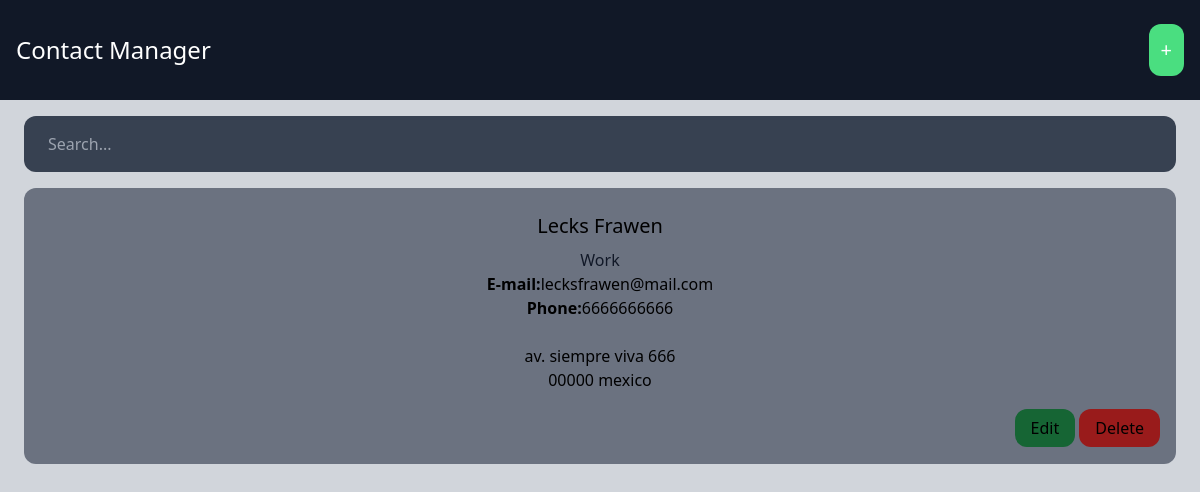
The app's page /, older data.
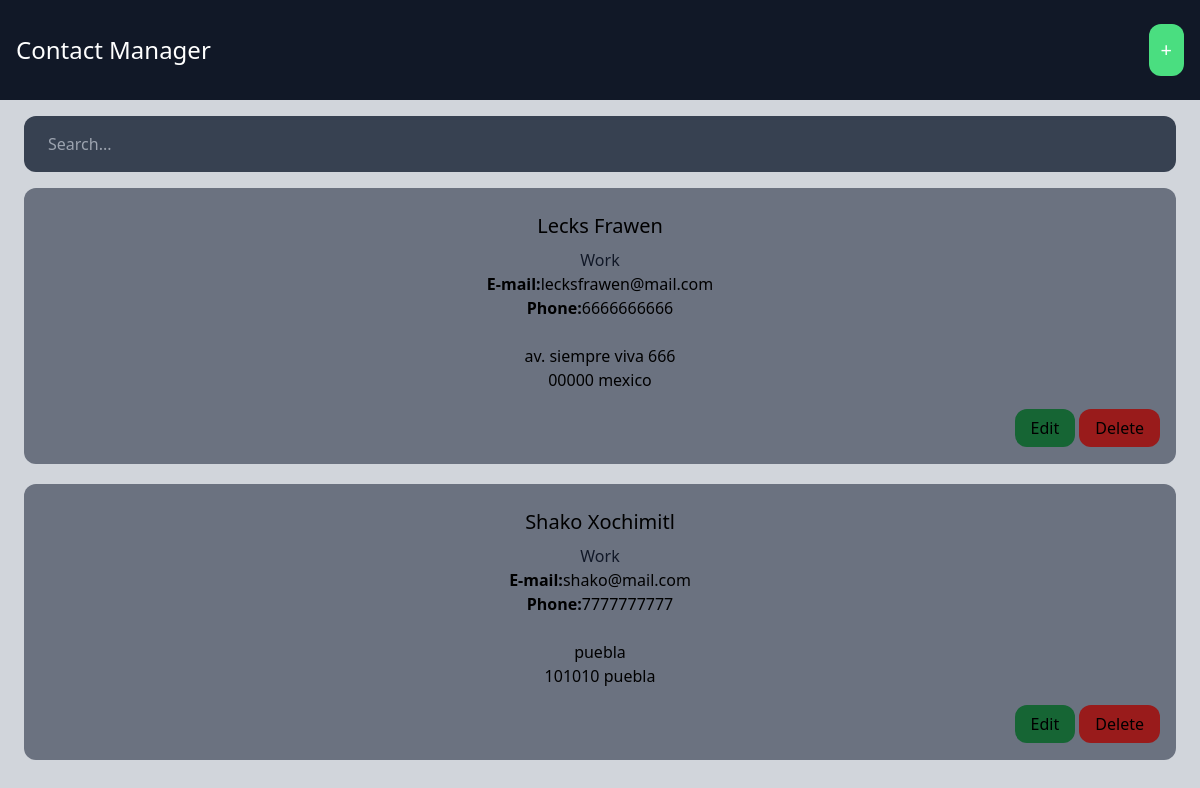
The same page, newer data.
### contact/models.py (models this page shows)
class Contact(models.Model):
    category = models.ForeignKey(Category, related_name='contacts', on_delete=models.CASCADE)
    first_name = models.CharField(max_length=255)
    last_name = models.CharField(max_length=255)
    email = models.EmailField()
    phone = models.CharField(max_length=255)
    address = models.CharField(max_length=255)
    zipcode = models.CharField(max_length=255)
    city = models.CharField(max_length=255)

class Category(models.Model):
    title = models.CharField(max_length=255)

### core/views.py (the view, shortened to what this page needs)
# urls.py: path('', frontpage, name='frontpage'),
def frontpage(request):
    contacts = Contact.objects.all()
    query = request.GET.get('query', '')
    return render(request, 'core/frontpage.html', {
        'contacts': contacts
    })

### core/templates/core/frontpage.html
{% extends 'core/base.html' %}
{% block content %}
    <div class="mb-4">
        <form method="get" action=".">
            <input type="text" name="query" placeholder="Search..." class="w-full py-4 px-6 rounded-xl bg-gray-700 text-white">
        </form>
    </div>
    <div class="space-y-5">
        {% for contact in contacts %}
            <div class="px-4 py-6 text-center bg-gray-500 rounded-xl">
                <h2 class="mb-2 text-xl">{{ contact.first_name }} {{ contact.last_name }}</h2>
                <h3 class="text-5m text-gray-900">{{ contact.category.title }}</h3>
                <p><strong>E-mail:</strong>{{ contact.email }}</p>
                <p><strong>Phone:</strong>{{ contact.phone }}</p>
                <p class="mt-6">
                    {{ contact.address }}<br>
                    {{ contact.zipcode }} {{contact.city }}
                </p>
                <div class="mt-6 items-end text-right">
                    <a href="{% url 'contact:edit' contact.id %}" class="px-4 py-2 bg-green-800 text_white rounded-xl">Edit</a>
                    <a href="{% url 'contact:delete' contact.id %}" class="px-4 py-2 bg-red-800 text_white rounded-xl">Delete</a>
                </div>
            </div>
        {% empty %}
            <div class="px-4 py-6 text-center bg-gray-500 rounded-xl">
                <p>No results...</p>
            </div>
        {% endfor %}
    </div>
{% endblock %}

Row changes from the older to the newer data that the page shows:
added Contact: first_name "Shako", last_name "Xochimitl", category "Work", email "shako@mail.com", phone "7777777777", address "puebla", zipcode "101010", city "puebla"
